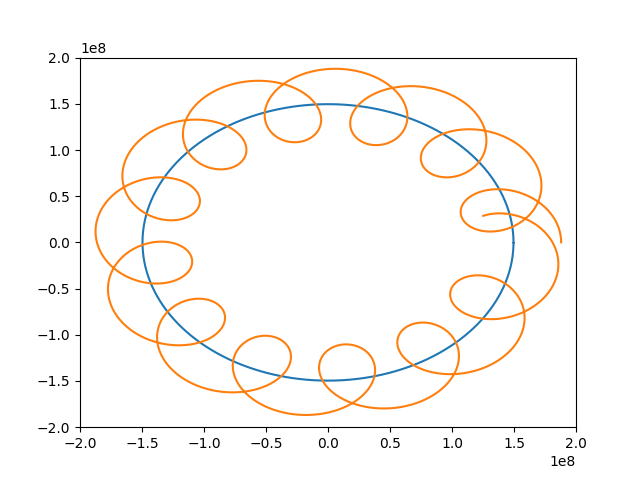

The script that saved this image:
import matplotlib.pyplot as plt
import numpy as np

R1=1.496*10**8
T1=3.156*10**7
R2=3.844*10**7
T2=2.36*10**6
N=1000.0

def X(t):
         return R1*np.cos(2*np.pi*t/T1)
def Y(t):
         return R1*np.sin(2*np.pi*t/T1)
def x(t):
         return R2*np.cos(2*np.pi*t/T2)
def y(t):
         return R2*np.sin(2*np.pi*t/T2)

t=[T1*i/N for i in np.arange(0,N,1)]

X=np.array([X(a) for a in t])
Y=np.array([Y(a) for a in t])
x=np.array([x(a) for a in t])
y=np.array([y(a) for a in t])

XG=X+x
YG=Y+y
plt.plot(X, Y)
plt.plot(XG,YG)
plt.savefig('4.png')
